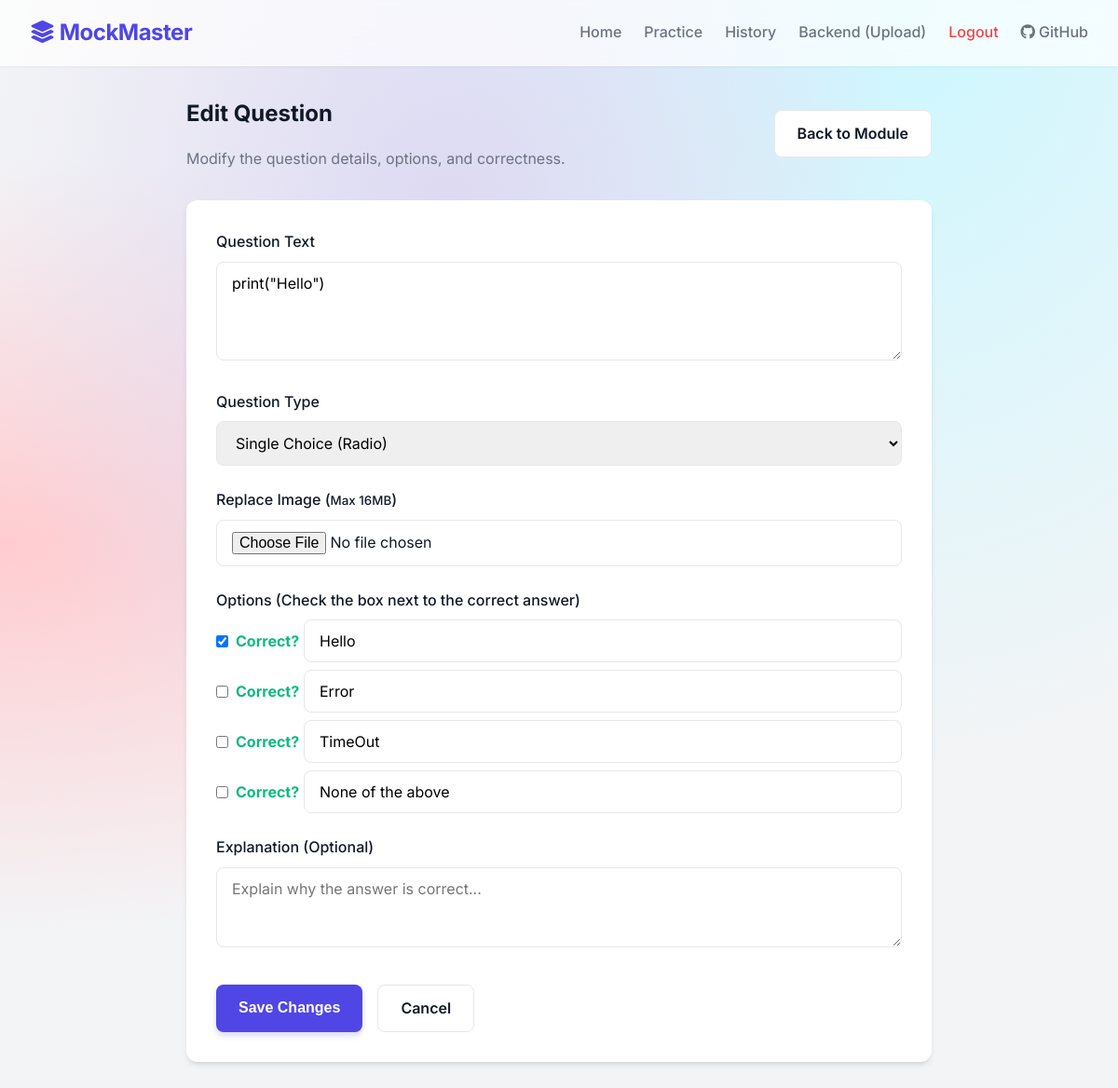
/edit_question/2 (signed in), run on the app's committed database.
### app.py (models this page shows)
class Question(db.Model):
    id = db.Column(db.Integer, primary_key=True)
    module_id = db.Column(db.Integer, db.ForeignKey('module.id'), nullable=False)
    text = db.Column(db.Text, nullable=False)
    type = db.Column(db.String(20), nullable=False) # 'single', 'multiple', 'numerical'
    image_path = db.Column(db.String(255), nullable=True)
    explanation = db.Column(db.Text, nullable=True)
    options = db.relationship('Option', backref='question', lazy=True, cascade='all, delete-orphan')

class Option(db.Model):
    id = db.Column(db.Integer, primary_key=True)
    question_id = db.Column(db.Integer, db.ForeignKey('question.id'), nullable=False)
    text = db.Column(db.String(255), nullable=False)
    is_correct = db.Column(db.Boolean, default=False, nullable=False)

### app.py (the view, shortened to what this page needs)
@app.route('/edit_question/<int:question_id>', methods=['GET', 'POST'])
@login_required
def edit_question(question_id):
    question = db.session.get(Question, question_id)
    if not question:
        flash('Question not found.', 'error')
        return redirect(url_for('upload'))
    return render_template('edit_question.html', question=question)

### app.py (called while the page is built)
def login_required(f):
    @wraps(f)
    def decorated_function(*args, **kwargs):
        if not session.get('logged_in'):
            flash('Please log in to access this page.', 'error')
            return redirect(url_for('login', next=request.url))
        return f(*args, **kwargs)
    return decorated_function

### templates/edit_question.html (shortened to what this page needs)
{% extends 'base.html' %}
{% block content %}
<div style="max-width: 800px; margin: 0 auto;">
    <div style="display: flex; align-items: center; justify-content: space-between; margin-bottom: 2rem;">
        <div>
            <h2>Edit Question</h2>
            <p class="text-muted" style="margin: 0;">Modify the question details, options, and correctness.</p>
        </div>
        <a href="{{ url_for('edit_module', module_id=question.module_id) }}" class="btn btn-secondary">Back to Module</a>
    </div>
    <div class="card">
        <form action="{{ url_for('edit_question', question_id=question.id) }}" method="POST" enctype="multipart/form-data">
            <div class="form-group">
                <label class="form-label" for="text">Question Text</label>
                <textarea id="text" name="text" class="form-control" rows="4" required>{{ question.text }}</textarea>
            </div>
            <div class="form-group">
                <label class="form-label" for="type">Question Type</label>
                <select id="type" name="type" class="form-control" onchange="toggleOptions(this.value)" required>
                    <option value="single" {% if question.type == 'single' %}selected{% endif %}>Single Choice (Radio)</option>
                </select>
            </div>
            <div class="form-group">
                <label class="form-label" for="image">Replace Image (<small>Max 16MB</small>)</label>
                <input type="file" id="image" name="image" class="form-control" accept="image/*">
            </div>
            <div id="options-container" class="form-group" style="display: {% if question.type == 'numerical' %}none{% else %}block{% endif %};">
                <label class="form-label">Options (Check the box next to the correct answer)</label>
                <div style="display: flex; flex-direction: column; gap: 0.5rem;" id="options-list">
                    {% for i in range(1, 5) %}
                        {% set opt = question.options[i-1] if question.options|length >= i else None %}
                        <div style="display: flex; gap: 0.5rem; align-items: center;">
                            <input type="checkbox" name="is_correct_{{ i }}" value="1" id="is_correct_{{ i }}" title="Mark as Correct Answer" {% if opt and opt.is_correct %}checked{% endif %}>
                            <label for="is_correct_{{ i }}" style="margin: 0; min-width: 65px; color: var(--success); font-weight: bold; cursor: pointer;">Correct?</label>
                            <input type="text" name="option_{{ i }}" class="form-control" placeholder="Option {{ i }} text" value="{{ opt.text if opt else '' }}">
                        </div>
                    {% endfor %}
                </div>
            </div>
                {% set num_opt = question.options[0] if question.type == 'numerical' and question.options else None %}
            <div class="form-group">
                <label class="form-label" for="explanation">Explanation (Optional)</label>
                <textarea id="explanation" name="explanation" class="form-control" rows="3" placeholder="Explain why the answer is correct...">{{ question.explanation or '' }}</textarea>
            </div>
            <div style="display: flex; gap: 1rem; margin-top: 2rem;">
                <button type="submit" class="btn btn-primary">Save Changes</button>
                <a href="{{ url_for('edit_module', module_id=question.module_id) }}" class="btn btn-secondary">Cancel</a>
            </div>
        </form>
    </div>
</div>
{% endblock %}

### static/style.css (style rules this page uses)
:root { --primary: #4F46E5; --primary-hover: #4338CA; --background: #F3F4F6; --surface: #FFFFFF; --text-main: #111827; --text-muted: #6B7280; --border: #E5E7EB; --success: #10B981; --secondary: #6366F1; --secondary-hover: #4F46E5; --danger: #EF4444; --radius: 12px; --shadow-sm: 0 1px 2px 0 rgba(0, 0, 0, 0.05); --shadow-md: 0 4px 6px -1px rgba(0, 0, 0, 0.1), 0 2px 4px -1px rgba(0, 0, 0, 0.06); --shadow-lg: 0 10px 15px -3px rgba(0, 0, 0, 0.1), 0 4px 6px -2px rgba(0, 0, 0, 0.05); --glass-bg: rgba(255, 255, 255, 0.7); --glass-border: rgba(255, 255, 255, 0.5); }
* { margin: 0; padding: 0; box-sizing: border-box; }
body { font-family: 'Inter', sans-serif; background-color: var(--background); background-image: radial-gradient(at 40% 20%, hsla(250,50%,90%,1) 0px, transparent 50%), radial-gradient(at 80% 0%, hsla(189,100%,90%,1) 0px, transparent 50%), radial-gradient(at 0% 50%, hsla(355,100%,90%,1) 0px, transparent 50%); background-attachment: fixed; color: var(--text-main); line-height: 1.6; height: 100vh; overflow: hidden; display: flex; flex-direction: column; }
.card { background: var(--surface); border-radius: var(--radius); padding: 2rem; box-shadow: var(--shadow-md); transition: transform 0.3s ease, box-shadow 0.3s ease; }
.btn { display: inline-flex; align-items: center; justify-content: center; padding: 0.75rem 1.5rem; border-radius: 8px; font-weight: 600; font-size: 1rem; cursor: pointer; transition: all 0.2s ease; border: none; text-decoration: none; }
.btn-primary { background-color: var(--primary); color: white; box-shadow: 0 4px 6px rgba(79, 70, 229, 0.2); }
.btn-secondary { background-color: white; color: var(--text-main); border: 1px solid var(--border); }
h1, h2, h3, h4 { color: var(--text-main); font-weight: 700; margin-bottom: 1rem; }
.text-muted { color: var(--text-muted); }
.form-group { margin-bottom: 1.5rem; }
.form-label { display: block; margin-bottom: 0.5rem; font-weight: 500; color: var(--text-main); }
.form-control { width: 100%; padding: 0.75rem 1rem; border: 1px solid var(--border); border-radius: 8px; font-family: inherit; font-size: 1rem; transition: border-color 0.2s ease, box-shadow 0.2s ease; }

### data on the page
Question: text "print(\"Hello\")", type "Single Choice (Radio)"
Option: is_correct "☑", text "Hello"
Option: text "Error"
Option: text "TimeOut"
Option: text "None of the above"
